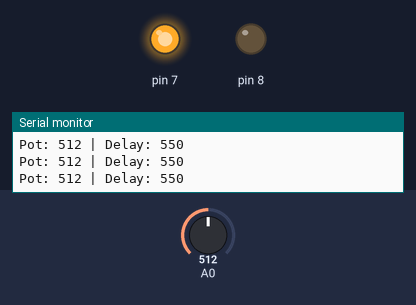
Bench run of a sketch on a simulated Arduino Uno, built with avr-gcc and run on an emulated ATmega328P. On the bench: output pins drawn as LEDs (lit = HIGH), the last lines printed to the serial monitor. Dashed ring = blinking. The inputs (shaded band) are chosen by the test bench; at power-on: A0 = 512.

Above: at 0.24 s.
At 0.8 s:
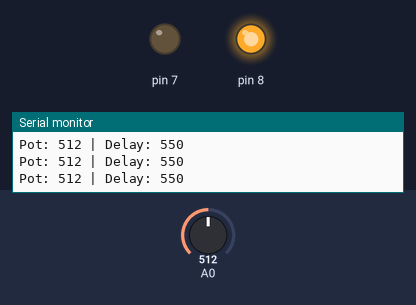
0.9 s: A0 set to 0
At 1.41 s:
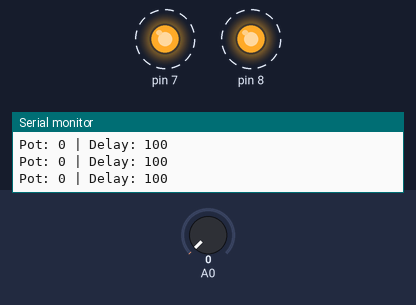
3.9 s: A0 set to 8
6.9 s: A0 set to 11
Timing chart, 0 to 15.9 s (numbered marks = the images above; inputs shaded):
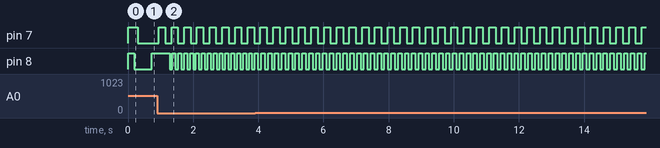

The sketch:

jawaban_praktikum.ino
```cpp
#include <Arduino_FreeRTOS.h>

void TaskBlink1(void *pvParameters);
void TaskBlink2(void *pvParameters);
void TaskPot(void *pvParameters);

// shared variable
int delayValue = 200;

void setup() {
  Serial.begin(9600);

  xTaskCreate(TaskBlink1, "task1", 128, NULL, 1, NULL);
  xTaskCreate(TaskBlink2, "task2", 128, NULL, 1, NULL);
  xTaskCreate(TaskPot, "taskPot", 128, NULL, 1, NULL);

  vTaskStartScheduler();
}

void loop() {}

// ================= TASK LED 1 =================
void TaskBlink1(void *pvParameters) {
  pinMode(8, OUTPUT);

  while(1) {
    digitalWrite(8, HIGH);
    vTaskDelay(delayValue / portTICK_PERIOD_MS);

    digitalWrite(8, LOW);
    vTaskDelay(delayValue / portTICK_PERIOD_MS);
  }
}

// ================= TASK LED 2 =================
void TaskBlink2(void *pvParameters) {
  pinMode(7, OUTPUT);

  while(1) {
    digitalWrite(7, HIGH);
    vTaskDelay((delayValue + 100) / portTICK_PERIOD_MS);

    digitalWrite(7, LOW);
    vTaskDelay((delayValue + 100) / portTICK_PERIOD_MS);
  }
}

// ================= TASK POTENSIOMETER =================
void TaskPot(void *pvParameters) {
  while(1) {
    int potValue = analogRead(A0);

    // mapping 0–1023 jadi 100–1000 ms
    delayValue = map(potValue, 0, 1023, 100, 1000);

    Serial.print("Pot: ");
    Serial.print(potValue);
    Serial.print(" | Delay: ");
    Serial.println(delayValue);

    vTaskDelay(100 / portTICK_PERIOD_MS);
  }
}
```

Measured:
- after the input at 0.9 s, pin 7: alternates HIGH for 0.20 s and LOW for 0.20 s, starting after 0.24 s; pin 8: alternates HIGH for 0.09 s and LOW for 0.09 s, starting after 0.47 s
